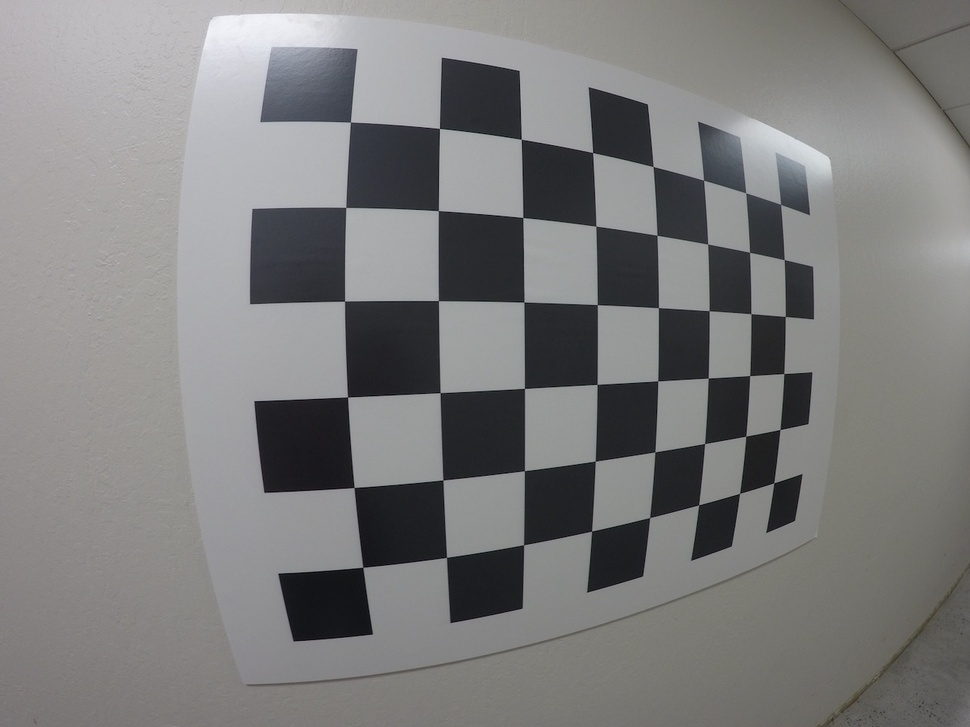
#> input picture 2 - Camera calibration/calibration_wide/GOPR0032.jpg, 970 x 727 px, shrunk from 1280 x 960 before the run; its folder holds only this picture in this run; the run also reads 1 picture not shown here
$ jupyter execute 'Camera calibration notes.ipynb'   (shell and % lines are left out)   (older library calls are emulated)
#> lines starting #> are read from the running program, lines starting #| are printed output that depends on the picture; after the words box and inside, x2 and y2 are one past the last pixel; in counts of white or black regions, pixels touching at a corner belong together
[cell 1]
import numpy as np
import cv2
import glob
import matplotlib.pyplot as plt

# prepare object points, like (0,0,0), (1,0,0), (2,0,0) ....,(6,5,0)
objp = np.zeros((6*8,3), np.float32)
objp[:,:2] = np.mgrid[0:8, 0:6].T.reshape(-1,2)

# Arrays to store object points and image points from all the images.
objpoints = [] # 3d points in real world space
imgpoints = [] # 2d points in image plane.

# Make a list of calibration images
images = glob.glob('calibration_wide/GO*.jpg')

# Step through the list and search for chessboard corners
for idx, fname in enumerate(images):
    img = cv2.imread(fname)
#> img is the input picture: shape (727, 970, 3); mean B, G, R 124.7, 124.9, 125.1
    gray = cv2.cvtColor(img, cv2.COLOR_BGR2GRAY)

    # Find the chessboard corners
    ret, corners = cv2.findChessboardCorners(gray, (8,6), None)
#> ret = True; corners = 48 rows, first 8: [350.4, 122], [439.4, 128.4], [521.3, 139.2], [592.7, 152.7], [653.1, 166.5], [703.6, 180.2], [745.7, 192.7], [780.6, 204.5]

    # If found, add object points, image points
    if ret == True:
        objpoints.append(objp)
        imgpoints.append(corners)

        # Draw and display the corners
        cv2.drawChessboardCorners(img, (8,6), corners, ret)
#> img: shape (727, 970, 3); 2.55% of pixels changed, all inside (x1, y1, x2, y2) = (339, 116, 792, 574)
        #write_name = 'corners_found'+str(idx)+'.jpg'
        #cv2.imwrite(write_name, img)
        cv2.imshow('img', img)
        cv2.waitKey(500)

cv2.destroyAllWindows()

[cell 2]
import pickle
import cv2
import numpy as np
import matplotlib.pyplot as plt
import matplotlib.image as mpimg

# Read in the saved objpoints and imgpoints
dist_pickle = pickle.load( open( "wide_dist_pickle.p", "rb" ) )
#> (reads 2 - Camera calibration/wide_dist_pickle.p from the repository)
objpoints = dist_pickle["objpoints"]
imgpoints = dist_pickle["imgpoints"]

# Read in an image
img = cv2.imread('test_image2.png')
img_size = (img.shape[1], img.shape[0])
#> img_size = (970, 727)

# TODO: Write a function that takes an image, object points, and image points
# performs the camera calibration, image distortion correction and
# returns the undistorted image
def cal_undistort(img, objpoints, imgpoints):
    ret, mtx, dist, rvecs, tvecs = cv2.calibrateCamera(objpoints, imgpoints, img_size, None,None)
#> ret = 0.566
    undist = cv2.undistort(img, mtx, dist, None, mtx)
    return undist

undistorted = cal_undistort(img, objpoints, imgpoints)

f, (ax1, ax2) = plt.subplots(1, 2, figsize=(24, 9))
f.tight_layout()
ax1.imshow(img)
ax1.set_title('Original Image', fontsize=50)
ax2.imshow(undistorted)
ax2.set_title('Undistorted Image', fontsize=50)
plt.subplots_adjust(left=0., right=1, top=0.9, bottom=0.)
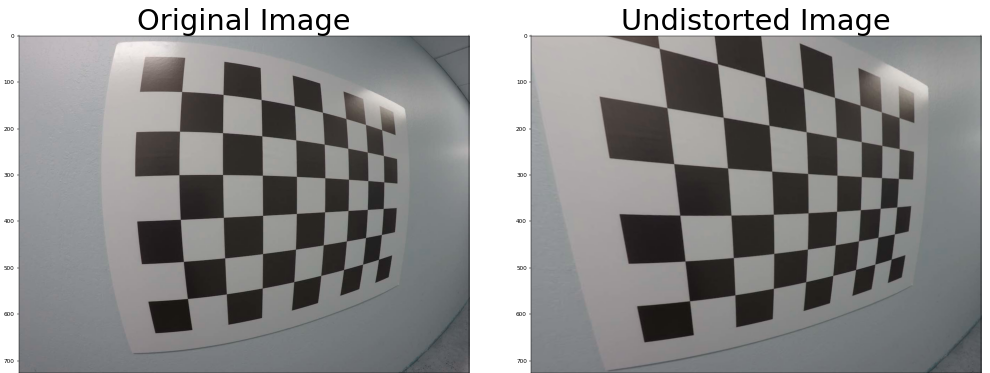
#> figure drawn by matplotlib, 2 panels; B, G, R data is drawn as R, G, B

[cell 3]
import pickle
import cv2
import numpy as np
import matplotlib.pyplot as plt
import matplotlib.image as mpimg

# Read in the saved camera matrix and distortion coefficients
# These are the arrays you calculated using cv2.calibrateCamera()
dist_pickle = pickle.load( open( "wide_dist_pickle.p", "rb" ) )
mtx = dist_pickle["mtx"]
dist = dist_pickle["dist"]

# Read in an image
img = cv2.imread('test_image2.png')
nx = 8 # the number of inside corners in x
ny = 6 # the number of inside corners in y

# MODIFY THIS FUNCTION TO GENERATE OUTPUT
# THAT LOOKS LIKE THE IMAGE ABOVE
def corners_unwarp(img, nx, ny, mtx, dist):
    # Pass in your image into this function
    # Write code to do the following steps
    # 1) Undistort using mtx and dist
#> called with nx = 8, ny = 6, mtx = array of shape (3, 3), dist = array of shape (1, 5)
    img = cv2.undistort(img, mtx, dist, None, mtx)
    # 2) Convert to grayscale
    gray = cv2.cvtColor(img, cv2.COLOR_BGR2GRAY)
    # 3) Find the chessboard corners
    ret, corners = cv2.findChessboardCorners(gray, (8,6), None)
#> ret = True; corners = 48 rows, first 8: [279, 31], [402.6, 63.4], [503.8, 90.35], [585.8, 114.2], [653.2, 134.5], [708.2, 151.4], [753.7, 166.3], [792.1, 178]
    # 4) If corners found:
    # If found, add object points, image points
    # Arrays to store object points and image points from all the images.
    # prepare object points, like (0,0,0), (1,0,0), (2,0,0) ....,(6,5,0)
    objp = np.zeros((6*8,3), np.float32)
    objp[:,:2] = np.mgrid[0:8, 0:6].T.reshape(-1,2)
    objpoints = [] # 3d points in real world space
    imgpoints = [] # 2d points in image plane.
    if ret == True:
        objpoints.append(objp)
        imgpoints.append(corners)
    # a) draw corners
        cv2.drawChessboardCorners(img, (8,6), corners, ret)
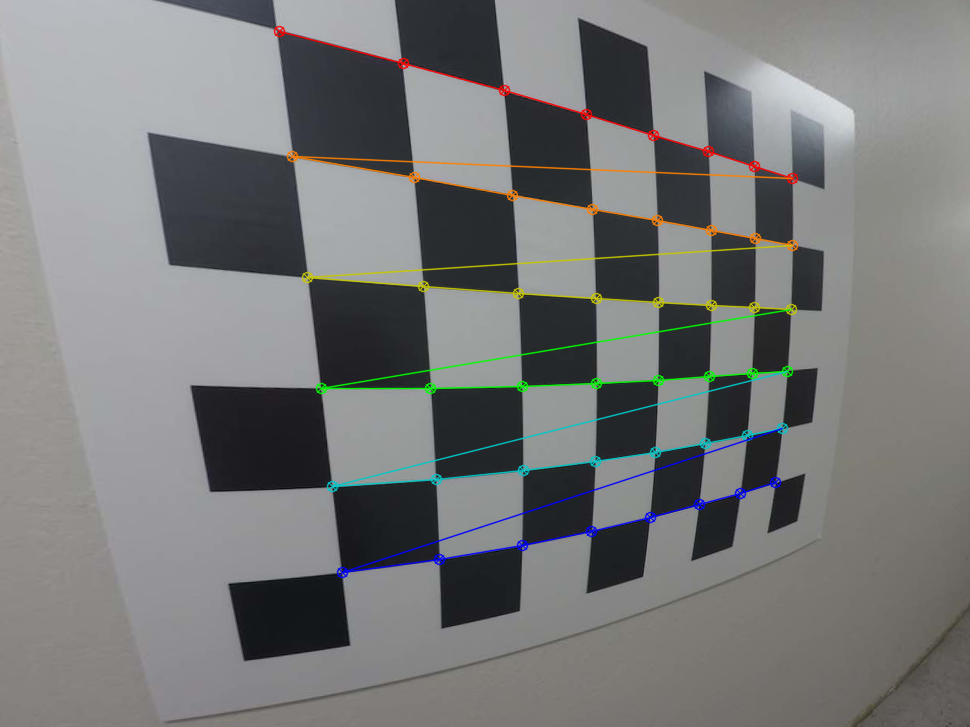
#> img: shape (727, 970, 3); mean of channels 0, 1, 2 120.4, 120.5, 119.4; drawn as B, G, R
        cv2.imshow('img', img)
        cv2.waitKey(500)
    # b) define 4 source points src = np.float32([[,],[,],[,],[,]])
    src = np.float32([corners[0], corners[nx-1], corners[-1], corners[-nx]])
#> src = [[279, 31], [792.1, 178], [775.3, 482.5], [341.6, 572.1]]
        #Note: you could pick any four of the detected corners
        # as long as those four corners define a rectangle
        #One especially smart way to do this would be to use four well-chosen
        # corners that were automatically detected during the undistortion steps
        #We recommend using the automatic detection of corners in your code
    # c) define 4 destination points dst = np.float32([[,],[,],[,],[,]])
    offset = 100 # offset for dst points
    img_size = (gray.shape[1], gray.shape[0])
#> img_size = (970, 727)
    dst = np.float32([[offset, offset], [img_size[0]-offset, offset],
                                     [img_size[0]-offset, img_size[1]-offset],
                                     [offset, img_size[1]-offset]])
    # d) use cv2.getPerspectiveTransform() to get M, the transform matrix
    M = cv2.getPerspectiveTransform(src, dst)
#> M = [[0.615, -0.0977, -87.74], [-0.258, 0.651, 132.8], [-0.000666, -0.000188, 1]]
    # e) use cv2.warpPerspective() to warp your image to a top-down view
    warped = cv2.warpPerspective(img, M, img_size, flags=cv2.INTER_LINEAR)
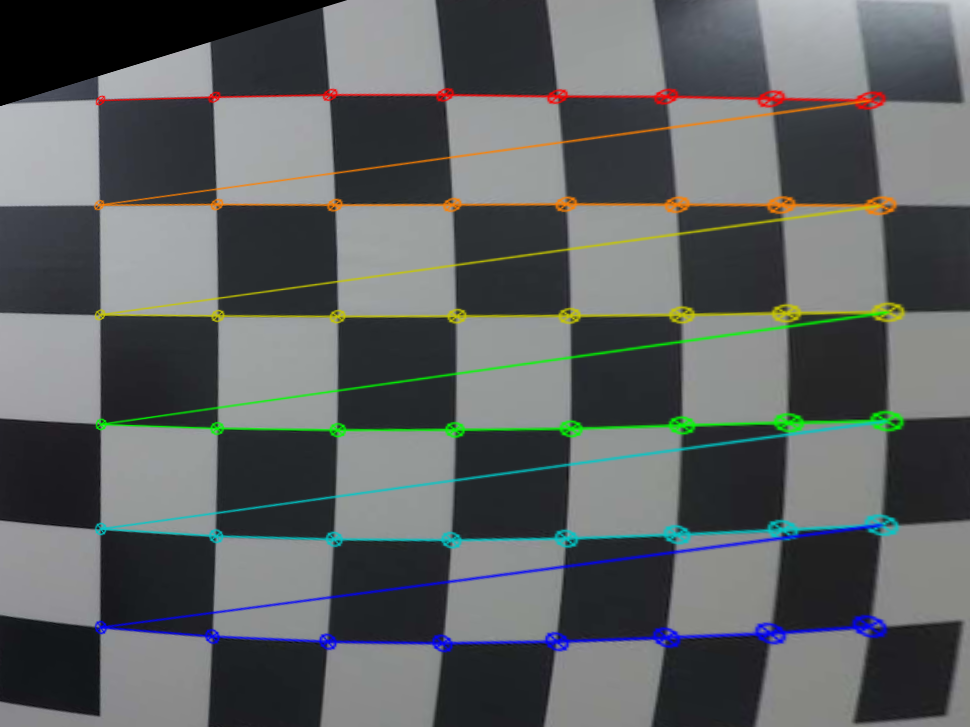
#> warped: shape (727, 970, 3); mean of channels 0, 1, 2 97.2, 96.9, 93.1; drawn as B, G, R
    return warped, M

top_down, perspective_M = corners_unwarp(img, nx, ny, mtx, dist)
#> perspective_M has the same summary as M in corners_unwarp
f, (ax1, ax2) = plt.subplots(1, 2, figsize=(24, 9))
f.tight_layout()
ax1.imshow(img)
ax1.set_title('Original Image', fontsize=50)
ax2.imshow(top_down)
ax2.set_title('Undistorted and Warped Image', fontsize=50)
plt.subplots_adjust(left=0., right=1, top=0.9, bottom=0.)
#> figure, not shown here; B, G, R data is drawn as R, G, B

[cell 4]
import cv2
import numpy as np
import matplotlib.pyplot as plt

img = cv2.imread('curved-lane.jpg')
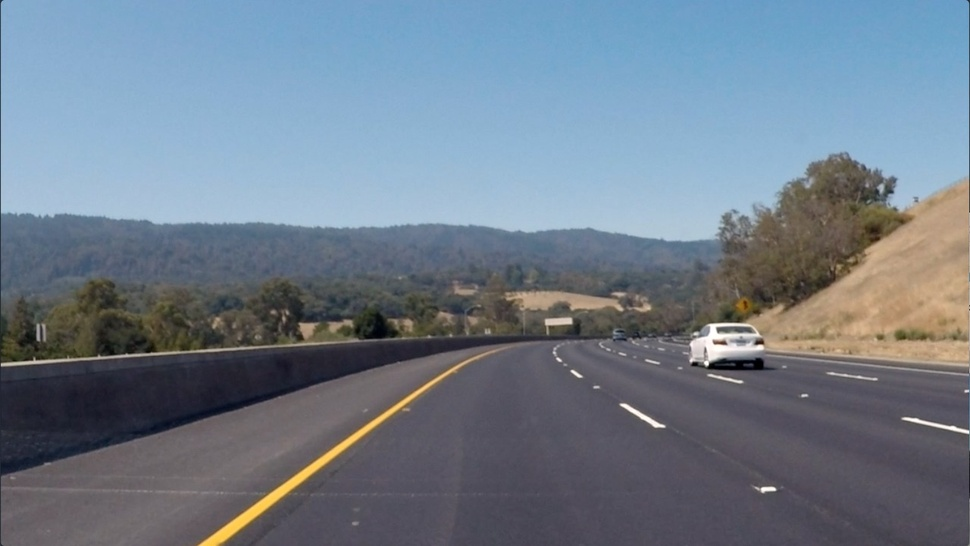
#> input picture 2 - Camera calibration/curved-lane.jpg, 970 x 546 px, shrunk from 1280 x 720 before the run
#> img is the input picture: shape (546, 970, 3); mean B, G, R 138.7, 125, 112.1
gray = cv2.cvtColor(img, cv2.COLOR_BGR2GRAY)
#> gray: shape (546, 970)

#Calculate the derivative in the yy direction (the 0, 1 at the end denotes yy direction):
sobelx = cv2.Sobel(gray, cv2.CV_64F, 1, 0)
sobely = cv2.Sobel(gray, cv2.CV_64F, 0, 1)

abs_sobelx = np.absolute(sobelx)

#Convert the absolute value image to 8-bit:
scaled_sobel = np.uint8(255*abs_sobelx/np.max(abs_sobelx))

thresh_min = 20
thresh_max = 100
sxbinary = np.zeros_like(scaled_sobel)
sxbinary[(scaled_sobel >= thresh_min) & (scaled_sobel <= thresh_max)] = 1
plt.imshow(sxbinary, cmap='gray')

[cell 5]
def abs_sobel_thresh(img, orient='x', sobel_kernel=3, thresh=(0, 255)):
    #To use with cv2.imread
    # Grayscale
    gray = cv2.cvtColor(img, cv2.COLOR_RGB2GRAY)
    # Apply cv2.Sobel()
    if orient == 'x':
        sobel = cv2.Sobel(gray, cv2.CV_64F, 1, 0, ksize = sobel_kernel)
    if orient == 'y':
        sobel = cv2.Sobel(gray, cv2.CV_64F, 0, 1, ksize = sobel_kernel)

    # Take the absolute value of the output from cv2.Sobel()
    abs_sobel = np.absolute(sobel)
    # Scale the result to an 8-bit range (0-255)
    #Convert the absolute value image to 8-bit:
    scaled_sobel = np.uint8(255*abs_sobel/np.max(abs_sobel))
    # Apply lower and upper thresholds
    sbinary = np.zeros_like(scaled_sobel)
    sbinary[(scaled_sobel >= thresh[0]) & (scaled_sobel <= thresh[1])] = 1
    # Create binary_output
    return sbinary

[cell 6]
import numpy as np
import cv2
import matplotlib.pyplot as plt
import matplotlib.image as mpimg
import pickle


# Read in an image and grayscale it
image = mpimg.imread('signs_vehicles_xygrad.png')
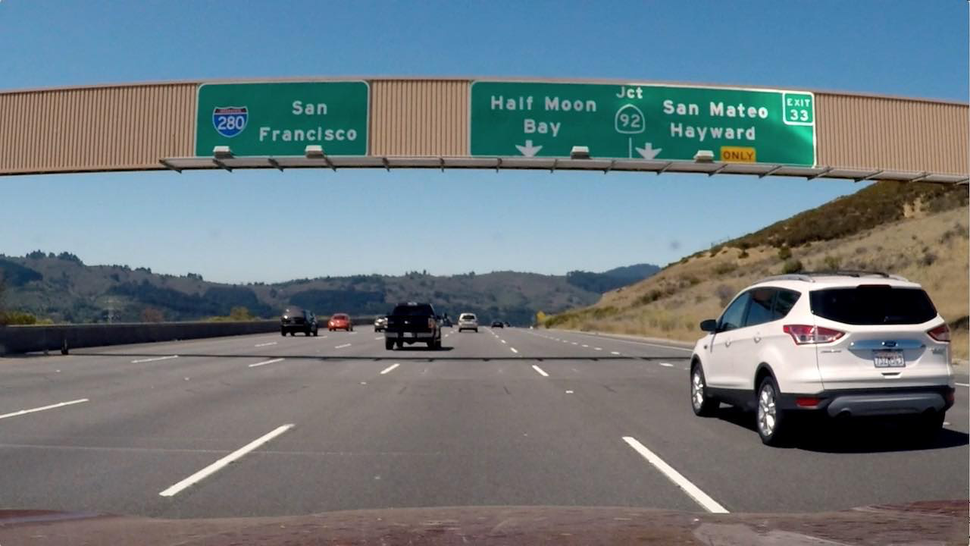
#> input picture 2 - Camera calibration/signs_vehicles_xygrad.png, 970 x 546 px, shrunk from 1280 x 720 before the run
#> image is the input picture: shape (546, 970, 3) float32; mean R, G, B 0.428, 0.477, 0.5

# Run the function
grad_binary = abs_sobel_thresh(image, orient='x', thresh=(20,70))
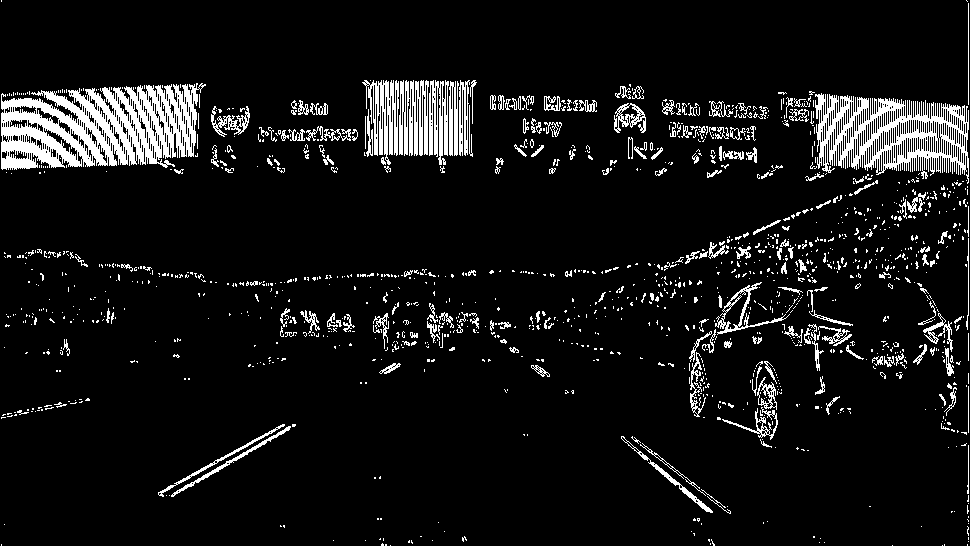
#> grad_binary: shape (546, 970); values 0 (black) and 1 (white), 8% white; 1361 white regions (1157 under 20 px), largest, box (x1, y1, x2, y2) and area: (1, 83, 206, 170) 11002, (815, 93, 969, 184) 7092, (399, 80, 429, 156) 1555
# Plot the result
f, (ax1, ax2) = plt.subplots(1, 2, figsize=(24, 9))
f.tight_layout()
ax1.imshow(image)
ax1.set_title('Original Image', fontsize=50)
ax2.imshow(grad_binary, cmap='gray')
ax2.set_title('Thresholded Gradient', fontsize=50)
plt.subplots_adjust(left=0., right=1, top=0.9, bottom=0.)

[cell 7]
import numpy as np
import cv2
import matplotlib.pyplot as plt
import matplotlib.image as mpimg
import pickle


# Read in an image
image = mpimg.imread('signs_vehicles_xygrad.png')

# Define a function that applies Sobel x and y,
# then computes the magnitude of the gradient
# and applies a threshold
def mag_thresh(img, sobel_kernel=3, mag_thresh=(0, 255)):

    # Apply the following steps to img
     # Grayscale
#> called with sobel_kernel = 9, mag_thresh = (30, 100)
    gray = cv2.cvtColor(img, cv2.COLOR_RGB2GRAY)
    # Apply cv2.Sobel()

    # 2) Take the gradient in x and y separately
    sobely = cv2.Sobel(gray, cv2.CV_64F, 1, 0, ksize = sobel_kernel)
    sobelx = cv2.Sobel(gray, cv2.CV_64F, 0, 1, ksize = sobel_kernel)
    # 3) Calculate the magnitude
    square_sobelx = np.square(sobelx)
    square_sobely = np.square(sobely)
    abs_sobelxy = np.sqrt(np.add(square_sobelx,square_sobely))

    # 4) Scale to 8-bit (0 - 255) and convert to type = np.uint8
    scaled_sobel = np.uint8(255*abs_sobelxy/np.max(abs_sobelxy))
    # 5) Create a binary mask where mag thresholds are met
    sbinary = np.zeros_like(scaled_sobel)
    sbinary[(scaled_sobel >= mag_thresh[0]) & (scaled_sobel <= mag_thresh[1])] = 1

    # 6) Return this mask as your binary_output image
    return sbinary

# Run the function
mag_binary = mag_thresh(image, sobel_kernel=9, mag_thresh=(30, 100))
#> mag_binary: shape (546, 970); values 0 (black) and 1 (white), 11.2% white; 272 white regions (178 under 20 px), largest, box (x1, y1, x2, y2) and area: (0, 77, 970, 288) 22617, (0, 259, 970, 456) 20416, (826, 391, 946, 416) 1009
# Plot the result
f, (ax1, ax2) = plt.subplots(1, 2, figsize=(24, 9))
f.tight_layout()
ax1.imshow(image)
ax1.set_title('Original Image', fontsize=50)
ax2.imshow(mag_binary, cmap='gray')
ax2.set_title('Thresholded Magnitude', fontsize=50)
plt.subplots_adjust(left=0., right=1, top=0.9, bottom=0.)

[cell 8]
import numpy as np
import cv2
import matplotlib.pyplot as plt
import matplotlib.image as mpimg
import pickle


# Read in an image
image = mpimg.imread('signs_vehicles_xygrad.png')

# Define a function that applies Sobel x and y,
# then computes the direction of the gradient
# and applies a threshold.
def dir_threshold(img, sobel_kernel=3, thresh=(0, np.pi/2)):
    # Grayscale
#> called with sobel_kernel = 15, thresh = (0.7, 1.3)
    gray = cv2.cvtColor(img, cv2.COLOR_RGB2GRAY)
    # Calculate the x and y gradients
    sobelx = cv2.Sobel(gray, cv2.CV_64F, 1, 0, ksize=sobel_kernel)
    sobely = cv2.Sobel(gray, cv2.CV_64F, 0, 1, ksize=sobel_kernel)
    # Take the absolute value of the gradient direction,
    # apply a threshold, and create a binary image result
    absgraddir = np.arctan2(np.absolute(sobely), np.absolute(sobelx))
    binary_output =  np.zeros_like(absgraddir)
    binary_output[(absgraddir >= thresh[0]) & (absgraddir <= thresh[1])] = 1

    # Return the binary image
    return binary_output

# Run the function
dir_binary = dir_threshold(image, sobel_kernel=15, thresh=(0.7, 1.3))
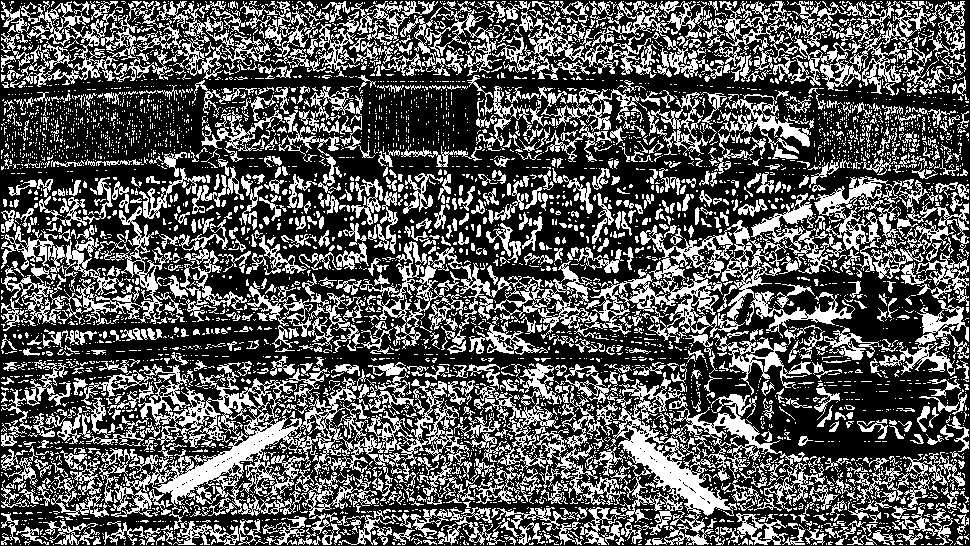
#> dir_binary: shape (546, 970) float64; values 0 (black) and 1 (white), 34.8% white in thin lines or dots
# Plot the result
f, (ax1, ax2) = plt.subplots(1, 2, figsize=(24, 9))
f.tight_layout()
ax1.imshow(image)
ax1.set_title('Original Image', fontsize=50)
ax2.imshow(dir_binary, cmap='gray')
ax2.set_title('Thresholded Grad. Dir.', fontsize=50)
plt.subplots_adjust(left=0., right=1, top=0.9, bottom=0.)

[cell 9]
# Read in an image
image = mpimg.imread('signs_vehicles_xygrad.png')


# Choose a Sobel kernel size
ksize = 3 # Choose a larger odd number to smooth gradient measurements

# Apply each of the thresholding functions
gradx = abs_sobel_thresh(image, orient='x', sobel_kernel=ksize, thresh=(20, 70))
grady = abs_sobel_thresh(image, orient='y', sobel_kernel=ksize, thresh=(20, 70))
#> grady: shape (546, 970); values 0 (black) and 1 (white), 7.6% white in thin lines or dots
mag_binary = mag_thresh(image, sobel_kernel=ksize, mag_thresh=(20, 70))
#> mag_binary: shape (546, 970); values 0 (black) and 1 (white), 13.1% white; 1614 white regions (1386 under 20 px), largest, box (x1, y1, x2, y2) and area: (0, 78, 970, 223) 31079, (225, 310, 711, 368) 3352, (583, 220, 927, 312) 3034
dir_binary = dir_threshold(image, sobel_kernel=ksize, thresh=(0.7, 1.3))
#> call 2 of dir_threshold, with sobel_kernel = 3, thresh = (0.7, 1.3)
#> in dir_threshold (call 2), `absgraddir = np.arctan2(np.absolute(sobely), np.absolute(sobelx))`:
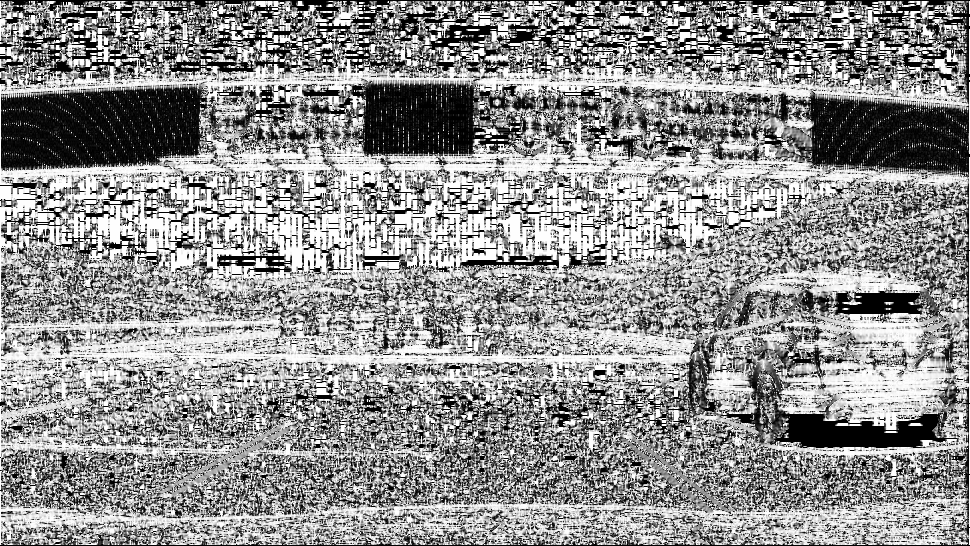
#> absgraddir: shape (546, 970) float64; min 0, max 1.57, mean 0.893; drawn with min black and max white

combined = np.zeros_like(dir_binary)
combined[((gradx == 1) & (grady == 1)) | ((mag_binary == 1) & (dir_binary == 1))] = 1

# Plot the result
f, (ax1, ax2) = plt.subplots(1, 2, figsize=(24, 9))
f.tight_layout()
ax1.imshow(image)
ax1.set_title('Original Image', fontsize=50)
ax2.imshow(combined, cmap='gray')
ax2.set_title('Thresholded Comb.', fontsize=50)
plt.subplots_adjust(left=0., right=1, top=0.9, bottom=0.)
